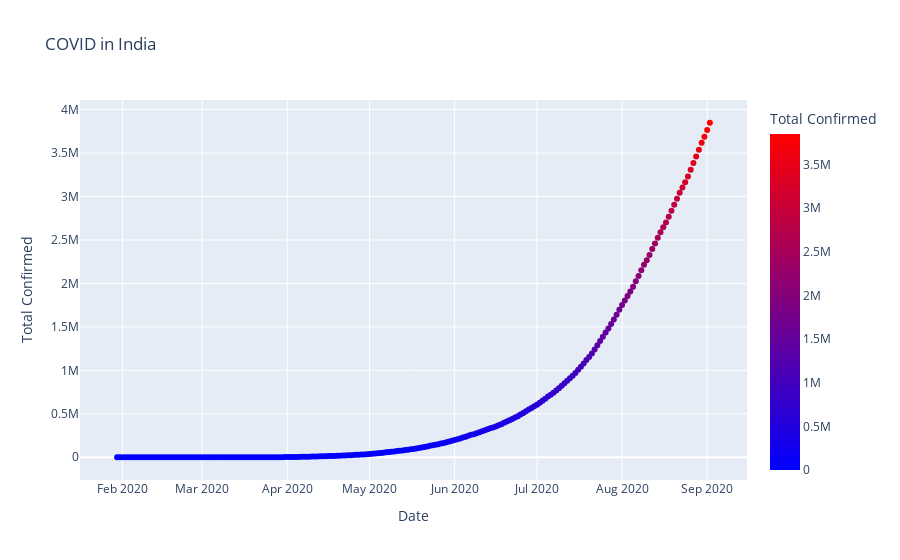

Notebook cell for this chart:
### Code cell
fig = px.scatter(df_time_series, x="Date", y="Total Confirmed", color="Total Confirmed", title="COVID in India",color_continuous_scale='Bluered')
fig.show()

### Figure 1 — Plotly figure (JSON) as saved in the notebook; plotly's stock layout.template omitted (floating-point values rounded to 4 significant figures; data arrays with more than 128 entries replaced by an {"elided": "..."} marker saying what was removed)
{"data": [{"hovertemplate": "Date=%{x}<br>Total Confirmed=%{marker.color}<extra></extra>", "legendgroup": "", "marker": {"color": {"elided": "217 int values"}, "coloraxis": "coloraxis", "symbol": "circle"}, "mode": "markers", "name": "", "orientation": "v", "showlegend": false, "type": "scatter", "x": {"elided": "217 str values"}, "xaxis": "x", "y": {"elided": "217 int values"}, "yaxis": "y"}], "layout": {"coloraxis": {"colorbar": {"title": {"text": "Total Confirmed"}}, "colorscale": [[0, "rgb(0,0,255)"], [1, "rgb(255,0,0)"]]}, "legend": {"tracegroupgap": 0}, "title": {"text": "COVID in India"}, "xaxis": {"anchor": "y", "domain": [0, 1], "title": {"text": "Date"}}, "yaxis": {"anchor": "x", "domain": [0, 1], "title": {"text": "Total Confirmed"}}}}
